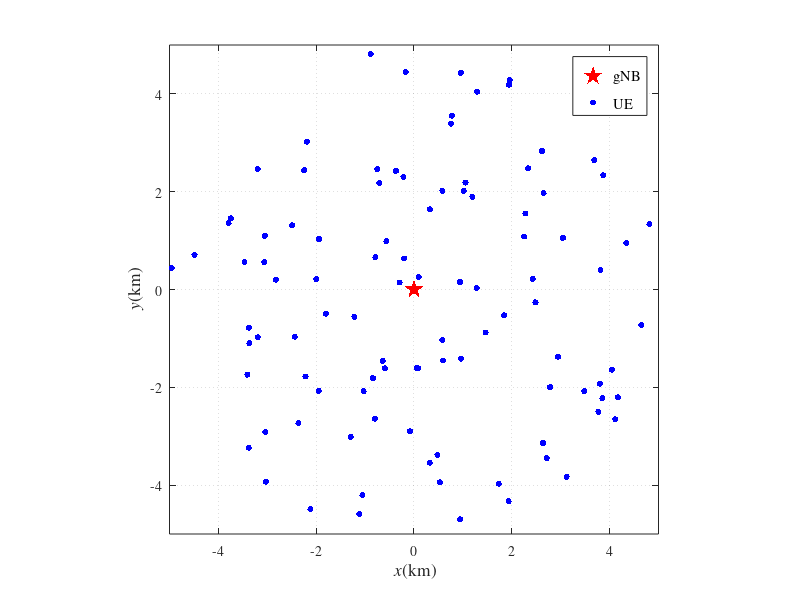

The MATLAB script that drew this image: (Note: this script raises an error after producing the figure.)
% SNR_CQI
%% 常量定义
P_gNB_tx = 20; %基站发射功率
P_UE_tx = 0.1; %UE发射功率
G_tx = 8; %天线发射增益
omega = 5; %阴影系数
n_sigma = -174; %噪声功率
N=100;
gNB_x = 0; gNB_y = 0; %基站位置
%% 用户布局生成
for i=1:N
    flag=1;
    while flag
        x(i)=-5 + (5 - (-5)) * rand;
        y(i)=-5 + (5 - (-5)) * rand;
        if sqrt(x(i).^2 + y(i).^2)<5
            UE_x(i)= x(i);
            UE_y(i)= y(i);
            flag=0;
        end
    end
end
scatter(gNB_x, gNB_y, 200, 'r','p','filled');
hold on
scatter(UE_x, UE_y, 20, 'b','o','filled');
xlabel('\it x\rm(km)','FontSize',12.5);
ylabel('\it y\rm(km)','FontSize',12.5);
legend({'gNB','UE'},'location','northeast','FontName','times','FontSize',10.5);%legend('boxoff');
axis equal
set(gca,'XLim',[-5 5]);
set(gca,'YLim',[-5 5]);
grid on;box on;
set(gca,'gridlinestyle',':','FontName', 'Times');
ax=gca;
ax.GridAlpha=1;
set(gcf, 'color', 'w');
%% 路径损耗和信道增益计算
D = sqrt(UE_x.^2 + UE_y.^2);
LD = 128.1 + 37.6 * log10(D);
G_i = 10.^(-LD / 20) .* sqrt(G_tx * omega);
%% SNR计算
noise = 10^(-174/10) * 2000 * 10^6/1000;

for i = 1:N
    d = sqrt((UE_x - UE_x(i)).^2 + (UE_y - UE_y(i)).^2);
    Ld = 128.1 + 37.6 * log10(d);
    G_UE_i = 10.^(-Ld / 20) .* sqrt(omega);
    P_UE_i=P_UE_tx*G_UE_i;
    G_UE_i(i) = 0;
    SNR = 10 * log10(P_gNB_tx * G_i / (noise + sum(G_UE_i)));
end

%% SNR与CQI和MCS的映射
load('SNR_MCS_Table')

for i = 1:N
    
    if SNR(i) <= SNR_MCS_Table(1, 1)
        M(i) = SNR_MCS_Table(2, 1);
        C(i) = SNR_MCS_Table(3, 1);
    elseif SNR_MCS_Table(1, 1) <= SNR(i) && SNR(i) < SNR_MCS_Table(1, 2)
        M(i) = SNR_MCS_Table(2, 2);
        C(i) = SNR_MCS_Table(3, 2);
    elseif SNR_MCS_Table(1, 2) <= SNR(i) && SNR(i) < SNR_MCS_Table(1, 3)
        M(i) = SNR_MCS_Table(2, 3);
        C(i) = SNR_MCS_Table(3, 3);
    elseif SNR_MCS_Table(1, 3) <= SNR(i) && SNR(i) < SNR_MCS_Table(1, 4)
        M(i) = SNR_MCS_Table(2, 4);
        C(i) = SNR_MCS_Table(3, 4);
    elseif SNR_MCS_Table(1, 4) <= SNR(i) && SNR(i) < SNR_MCS_Table(1, 5)
        M(i) = SNR_MCS_Table(2, 5);
        C(i) = SNR_MCS_Table(3, 5);
    elseif SNR_MCS_Table(1, 5) <= SNR(i) && SNR(i) <= SNR_MCS_Table(1, 6)
        M(i) = SNR_MCS_Table(2, 6);
        C(i) = SNR_MCS_Table(3, 6);
    elseif SNR_MCS_Table(1, 6) <= SNR(i) && SNR(i) <= SNR_MCS_Table(1, 7)
        M(i) = SNR_MCS_Table(2, 7);
        C(i) = SNR_MCS_Table(3, 7);
    elseif SNR_MCS_Table(1, 7) <= SNR(i) && SNR(i) <= SNR_MCS_Table(1, 8)
        M(i) = SNR_MCS_Table(2, 8);
        C(i) = SNR_MCS_Table(3, 8);
    elseif SNR_MCS_Table(1, 8) <= SNR(i) && SNR(i) < SNR_MCS_Table(1, 9)
        M(i) = SNR_MCS_Table(2, 9);
        C(i) = SNR_MCS_Table(3, 9);
    elseif SNR_MCS_Table(1, 9) <= SNR(i) && SNR(i) < SNR_MCS_Table(1, 10)
        M(i) = SNR_MCS_Table(2, 10);
        C(i) = SNR_MCS_Table(3, 10);
    elseif SNR_MCS_Table(1, 10) <= SNR(i) && SNR(i) < SNR_MCS_Table(1, 11)
        M(i) = SNR_MCS_Table(2, 11);
        C(i) = SNR_MCS_Table(3, 11);
    elseif SNR_MCS_Table(1, 12) <= SNR(i) && SNR(i) < SNR_MCS_Table(1, 13)
        M(i) = SNR_MCS_Table(2, 12);
        C(i) = SNR_MCS_Table(3, 12);
    elseif SNR_MCS_Table(1, 13) <= SNR(i) && SNR(i) < SNR_MCS_Table(1, 14)
        M(i) = SNR_MCS_Table(2, 13);
        C(i) = SNR_MCS_Table(3, 13);
    elseif SNR_MCS_Table(1, 14) <= SNR(i) && SNR(i) < SNR_MCS_Table(1, 15)
        M(i) = SNR_MCS_Table(2, 14);
        C(i) = SNR_MCS_Table(3, 14);
    else
        M(i) = SNR_MCS_Table(2, 15);
        C(i) = SNR_MCS_Table(3, 15);
    end
    
end
